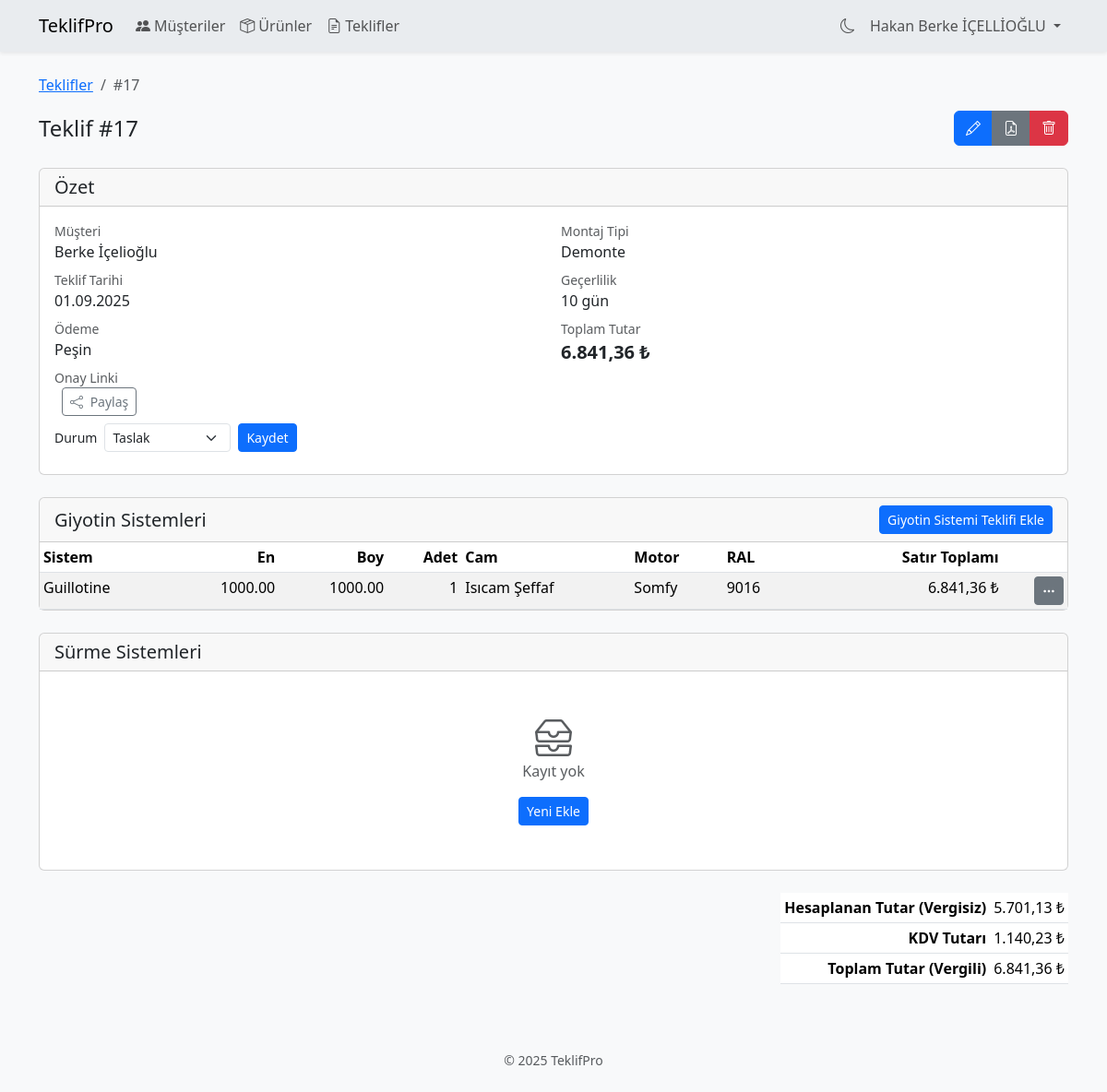
The page /quotation_view.php?id=17 (signed in) on the database its author committed.
### tables this page shows
CREATE TABLE `generaloffers` (
  `id` int(11) NOT NULL,
  `quote_no` varchar(50) DEFAULT NULL,
  `customer_id` int(11) DEFAULT NULL,
  `company_id` int(11) DEFAULT NULL,
  `offer_date` date DEFAULT NULL,
  `assembly_type` varchar(100) DEFAULT NULL,
  `delivery_time` varchar(100) DEFAULT NULL,
  `payment_method` varchar(100) DEFAULT NULL,
  `validity_days` int(11) DEFAULT NULL,
  `valid_until` date DEFAULT NULL,
  `installment_term` varchar(100) DEFAULT NULL,
  `payment_type` enum('cash','installment') NOT NULL DEFAULT 'cash',
  `term_months` int(11) DEFAULT NULL,
  `interest_mode` enum('percent','fixed') DEFAULT NULL,
  `interest_value` decimal(12,2) DEFAULT NULL,
  `interest_amount` decimal(12,2) DEFAULT NULL,
  `total_with_interest` decimal(12,2) DEFAULT NULL,
  `monthly_installment` decimal(12,2) DEFAULT NULL,
  `grace_days` int(11) DEFAULT 0,
  `payment_term` varchar(100) DEFAULT NULL,
  `offer_validity` varchar(100) DEFAULT NULL,
  `maturity_period` varchar(100) DEFAULT NULL,
  `discount_rate` decimal(5,2) DEFAULT NULL,
  `discount_amount` decimal(10,2) DEFAULT NULL,
  `vat_rate` decimal(5,2) DEFAULT NULL,
  `vat_amount` decimal(10,2) DEFAULT NULL,
  `total_amount` decimal(15,2) DEFAULT NULL,
  `profit_percent` decimal(5,2) DEFAULT NULL,
  `profit_amount` decimal(15,2) DEFAULT NULL,
  `status` varchar(20) NOT NULL DEFAULT 'pending',
  `approval_token` varchar(64) DEFAULT NULL,
  `approved_at` datetime DEFAULT NULL,
  `note` text DEFAULT NULL,
  `shared_at` datetime DEFAULT NULL,
  `shared_by` int(11) DEFAULT NULL,
  `share_count` int(11) NOT NULL DEFAULT 0
);

CREATE TABLE `customers` (
  `id` int(11) NOT NULL,
  `first_name` varchar(255) NOT NULL,
  `last_name` varchar(255) DEFAULT NULL,
  `company_name` varchar(255) DEFAULT NULL,
  `company` varchar(255) DEFAULT NULL,
  `email` varchar(255) DEFAULT NULL,
  `phone` varchar(50) DEFAULT NULL,
  `address` text DEFAULT NULL,
  `tax_number` varchar(255) DEFAULT NULL,
  `tax_office` varchar(255) DEFAULT NULL,
  `city` varchar(255) DEFAULT NULL,
  `country` varchar(255) DEFAULT NULL,
  `notes` text DEFAULT NULL
);

CREATE TABLE `guillotinesystems` (
  `id` int(11) NOT NULL,
  `general_offer_id` int(11) DEFAULT NULL,
  `system_type` varchar(100) DEFAULT NULL,
  `width` decimal(10,2) DEFAULT NULL,
  `height` decimal(10,2) DEFAULT NULL,
  `quantity` int(11) DEFAULT NULL,
  `motor_system` varchar(100) DEFAULT NULL,
  `remote_quantity` int(11) DEFAULT NULL,
  `ral_code` varchar(50) DEFAULT NULL,
  `paint_face` varchar(100) DEFAULT NULL,
  `glass_type` varchar(100) DEFAULT NULL,
  `glass_color` varchar(50) DEFAULT NULL,
  `profit_margin` decimal(5,2) DEFAULT NULL,
  `profit_rate` decimal(5,2) DEFAULT NULL,
  `profit_amount` decimal(10,2) DEFAULT NULL,
  `total_amount` decimal(15,2) DEFAULT NULL
);

### quotation_view.php (the view, shortened to what the rows shown need)
<?php
require __DIR__ . '/header.php';
require __DIR__ . '/components/page_header.php';
require_once __DIR__ . '/test.php';
function e(?string $v): string
{
    return htmlspecialchars($v ?? '', ENT_QUOTES, 'UTF-8');
}
$userId = (int)($_SESSION['user_id'] ?? 0);
$assemblyTypes = [
    'demonte' => 'Demonte',
    'musteri' => 'Müşteri Montajlı',
    'bayi'    => 'Bayi Montajlı',
];
$paymentLabels = [
    'cash'          => 'Peşin',
    'bank_transfer' => 'Havale/EFT',
    'credit_card'   => 'Kredi Kartı',
    'installment'   => 'Taksitli',
    'other'         => 'Diğer',
];
$id = filter_input(INPUT_GET, 'id', FILTER_VALIDATE_INT);
$error = null;
try {
    $stmt = $pdo->prepare('
        SELECT g.*, c.first_name, c.last_name, c.company AS customer_company, co.name AS company_name
        FROM generaloffers g
        JOIN customers c ON g.customer_id = c.id
        LEFT JOIN company co ON g.company_id = co.id AND co.user_id = :uid
        WHERE g.id = :id AND (g.company_id IS NULL OR co.id IS NOT NULL)
    ');
    $stmt->execute([':id' => $id, ':uid' => $userId]);
    $offer = $stmt->fetch(PDO::FETCH_ASSOC);
} catch (Exception $e) {
    $error = 'Teklif verileri alınamadı.';
    $offer = null;
}
$guillotines = [];
if (!$error) {
    try {
        $gStmt = $pdo->prepare('SELECT id, system_type, width, height, quantity, motor_system, remote_quantity, ral_code, glass_type, glass_color, profit_margin, total_amount FROM guillotinesystems WHERE general_offer_id = :id');
        $gStmt->execute([':id' => $id]);
        $guillotines = $gStmt->fetchAll();
    } catch (Exception $e) {
        $error = 'Giyotin sistemi verileri alınamadı.';
    }
}
$assemblyLabel = $assemblyTypes[$offer['assembly_type']] ?? 'Bilinmiyor';
?>
<nav aria-label="breadcrumb" class="mb-3">
    <ol class="breadcrumb">
        <li class="breadcrumb-item"><a href="quotations.php">Teklifler</a></li>
        <li class="breadcrumb-item active" aria-current="page">#<?= e((string)$offer['id']) ?></li>
    </ol>
</nav>
<div class="card mb-4">
    <div class="card-body">
        <div class="row row-cols-1 row-cols-md-2 g-3">
            <div class="col">
                <div class="mb-2">
                    <span class="text-muted small d-block">Müşteri</span>
                    <span class="text-body"><?= e(trim($offer['first_name'] . ' ' . $offer['last_name'])) ?></span>
                </div>
                <div class="mb-2">
                    <span class="text-muted small d-block">Teklif Tarihi</span>
                    <span class="text-body"><?= e(date('d.m.Y', strtotime($offer['offer_date']))) ?></span>
                </div>
                <?php if (!empty($offer['payment_method'])): ?>
                    <div class="mb-2">
                        <span class="text-muted small d-block">Ödeme</span>
                        <span class="text-body"><?= e($paymentLabels[$offer['payment_method']] ?? $offer['payment_method']) ?></span>
                    </div>
                <?php endif; ?>
            </div>
            <div class="col">
                <div class="mb-2">
                    <span class="text-muted small d-block">Montaj Tipi</span>
                    <span class="text-body"><?= e($assemblyLabel) ?></span>
                </div>
                <?php if (!empty($offer['validity_days'])): ?>
                    <div class="mb-2">
                        <span class="text-muted small d-block">Geçerlilik</span>
                        <span class="text-body"><?= (int)$offer['validity_days'] ?> gün</span>
                    </div>
                <?php endif; ?>
            </div>
        </div>
    </div>
</div>
<div class="card mb-4">
    <div class="card-body p-0">
        <?php if ($guillotines): ?>
            <div class="table-responsive">
                <table class="table table-sm table-striped table-sticky-header mb-0">
                    <thead>
                        <tr>
                            <th>Sistem</th>
                            <th class="text-end">En</th>
                            <th class="text-end">Boy</th>
                            <th class="text-end">Adet</th>
                            <th>Cam</th>
                            <th>Motor</th>
                            <th>RAL</th>
                            <th class="text-end w-total">Satır Toplamı</th>
                            <th></th>
                        </tr>
                    </thead>
                    <tbody>
                        <?php foreach ($guillotines as $g): ?>
                            <tr>
                                <td><?= e($g['system_type']) ?></td>
                                <td class="text-end"><?= e($g['width']) ?></td>
                                <td class="text-end"><?= e($g['height']) ?></td>
                                <td class="text-end"><?= e($g['quantity']) ?></td>
                                <td class="text-truncate" style="max-width:120px;" title="<?= e(trim($g['glass_type'] . ' ' . $g['glass_color'])) ?>"><?= e(trim($g['glass_type'] . ' ' . $g['glass_color'])) ?></td>
                                <td class="text-truncate" style="max-width:100px;" title="<?= e($g['motor_system']) ?>"><?= e($g['motor_system']) ?></td>
                                <td class="text-truncate" style="max-width:80px;" title="<?= e($g['ral_code']) ?>"><?= e($g['ral_code']) ?></td>
                                <td class="text-end w-total"><?= e(number_format((float)$g['total_amount'], 2, ',', '.')) ?> ₺</td>
                                <td class="text-end">
                                    <div class="dropdown position-static">
                                        <button class="btn btn-sm btn-secondary" type="button" data-bs-toggle="dropdown" data-bs-display="static" aria-expanded="false" aria-label="İşlemler">
                                            <i class="bi bi-three-dots"></i>
                                        </button>
                                    </div>
                                </td>
                            </tr>
                        <?php endforeach; ?>
                    </tbody>
                </table>
            </div>
        <?php endif; ?>
    </div>
</div>
<div class="d-flex justify-content-end mb-4">
    <table class="table table-sm w-auto mb-0">
        <tbody>
            <tr>
                <th class="text-end">Hesaplanan Tutar (Vergisiz)</th>
            </tr>
            <tr>
                <th class="text-end">KDV Tutarı</th>
            </tr>
            <tr>
                <th class="text-end">Toplam Tutar (Vergili)</th>
            </tr>
        </tbody>
    </table>
</div>
<?php require __DIR__ . '/footer.php'; ?>

### rows shown on the page
generaloffers: id "17", customer.last_name "Berke İçelioğlu", offer_date "01.09.2025", payment_method "Peşin", assembly_type "Demonte", validity_days "10"
guillotinesystems: system_type "Guillotine", width "1000.00", height "1000.00", quantity "1", glass_type+glass_color "Isıcam Şeffaf", motor_system "Somfy", ral_code "9016", total_amount "6.841,36"

### other values the page prints
$userName "Hakan Berke İÇELLİOĞLU"
$title "Teklif #17"
$totalFormatted "6.841,36 ₺"
$subtotalFormatted "5.701,13 ₺"
$vatFormatted "1.140,23 ₺"
form field status "Taslak"
